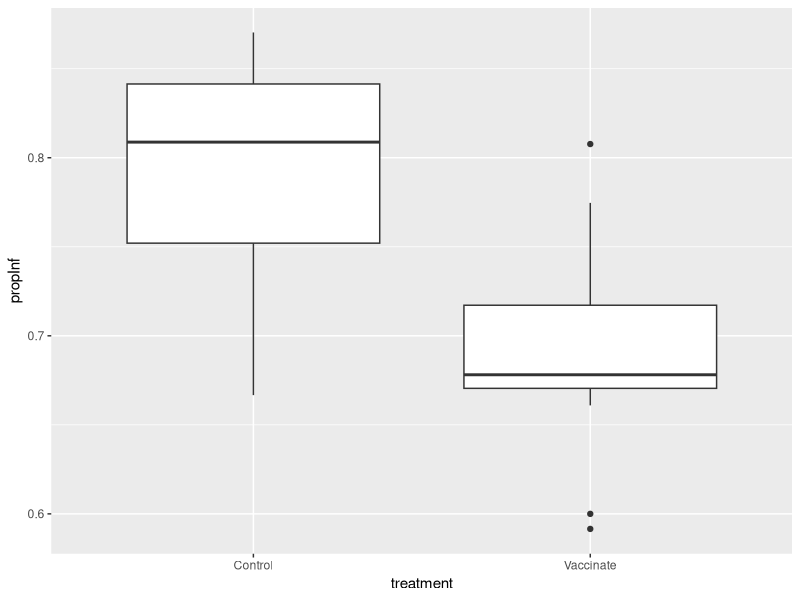

This chart was generated by the following R code:
library(tidyverse)
library(ggplot2)

## Does vaccinating schoolchildren protect elders from influenza

## First, do a trial
numCommunities <- 24

## We assume a random number of elders in each community 
## Using a negative binomial with a shape parameter
## Shape is 1/CV^2 of "extra" (beyond Poisson) variance
aveElders <- 100
shapeElders <- 5
foiMean <- 0.5
foilsd <- 0.1
protection <- 0.3

set.seed(431)

## treat half of the communities (and make sure numbers are whole numbers)
numVacc <- floor(numCommunities/2)
numControl <- numCommunities - numVacc

## Name the communities, randomize them, 
## pick a random number of elders and a random force of infection
## We're going to do a hazard-based model;
## that means we describe risk as total Force of Infection (foi)
dat <- tibble(
	village = as.character(1:numCommunities)
	, treatment = sample(c(
		rep("Vaccinate", numVacc)
		, rep("Control", numControl)
	))
	, numElders = rnbinom(numCommunities, mu=aveElders, size=shapeElders)
	, foi = rlnorm(numCommunities, foiMean, foilsd)
)

summary(dat)

## Reduce foi for vaccinated communities
## Randomly infect people and calculate the proportion infected
## The probability of _surviving_ infection is 1 - exp(-foi)
dat <- (dat
	%>% mutate(
		foi = ifelse(treatment=="Vaccinate", foi*(1-protection), foi)
		, infected = rbinom(numCommunities, numElders, 1-exp(-foi))
		, propInf = infected/numElders
	)
)

## Now examine the table visually in rstudio by clicking on the right

## Check the distribution of populations 
print(dat 
	%>% summarise(
		meanSize=mean(numElders)
		, sdSize = sd(numElders)
	)
)

## Visualize the results
print(
	ggplot(dat, aes(treatment, propInf))
	+ geom_boxplot()
)

## Make a model and fit it
m <- glm(propInf ~ treatment
	, data=dat, weights=numElders
	, family=binomial(link="cloglog")
)

##

## Look at the overall model summary
summary(m)

## Look at CIs for the estimated hazard ratio. 
## The model works on the unconstrained log-hazard scale, so we exp()
## These CIs should contain the true relative hazard (95% of the time)
## True relative hazard is 1-protection
## You can increase numCommunities and run the script again; the relative hazard should converge toward the true value
print(exp(confint(m)["treatmentVaccinate", ]))
